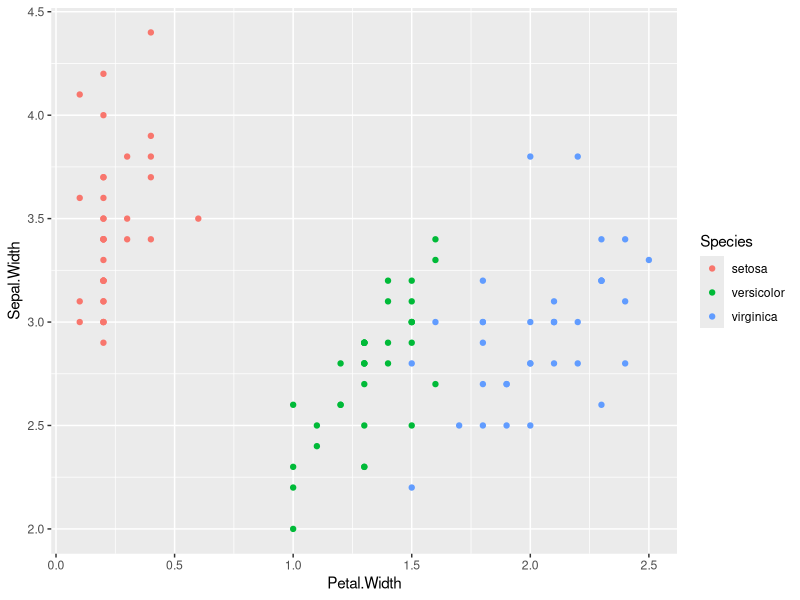

Write the R code that produced this figure. (Note: this script raises an error after producing the figure.)
#libraries
library(caret)
library(ggplot2)
library(rpart)

#load data & basic info
data(iris)
names(iris)
table(iris$Species)

#split data & basic info
inTrain <- createDataPartition(y=iris$Species,
                               p=0.7, list=FALSE)
training <- iris[inTrain,]
testing <- iris[-inTrain,]
dim(training)
dim(testing)

#eda
qplot(Petal.Width,Sepal.Width,colour=Species,data=training)

#fit/train model
modFit <- train(Species ~ .,method="rpart",data=training)
print(modFit$finalModel)

#predict data
predict(modFit, newdata = testing)

#confusionMatrix accuracy etc
confusionMatrixInTr(testing$Species, predict(modFit, newdata = testing))
